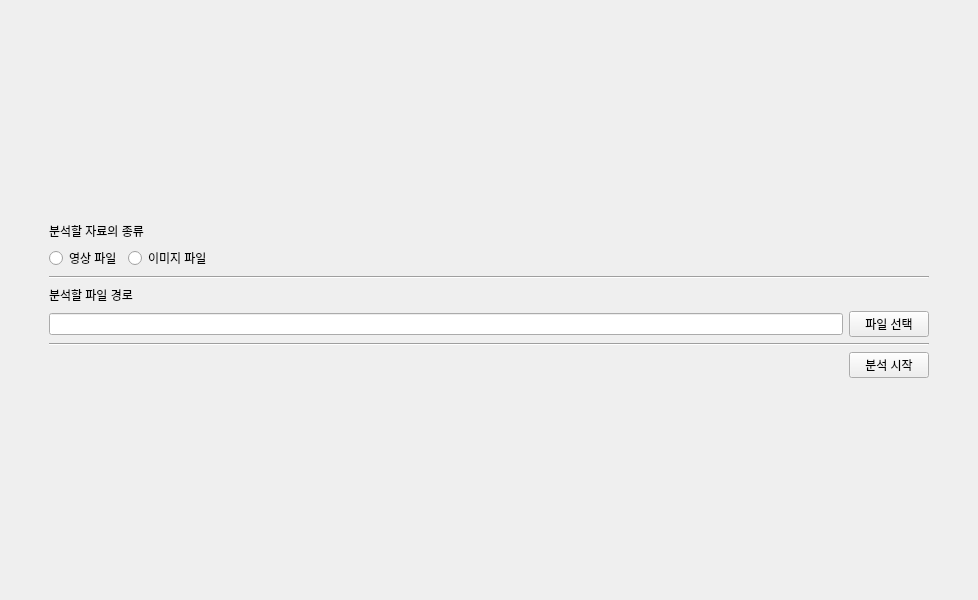
<?xml version="1.0" encoding="UTF-8"?>
<ui version="4.0">
 <class>MainWindow</class>
 <widget class="QMainWindow" name="MainWindow">
  <property name="geometry">
   <rect>
    <x>0</x>
    <y>0</y>
    <width>978</width>
    <height>600</height>
   </rect>
  </property>
  <property name="windowTitle">
   <string>Scout</string>
  </property>
  <widget class="QWidget" name="centralwidget">
   <layout class="QGridLayout" name="gridLayout_2">
    <item row="4" column="1">
     <layout class="QHBoxLayout" name="horizontalLayout">
      <item>
       <widget class="QRadioButton" name="analysisType_Video">
        <property name="text">
         <string>영상 파일</string>
        </property>
       </widget>
      </item>
      <item>
       <widget class="QRadioButton" name="analysisType_Image">
        <property name="text">
         <string>이미지 파일</string>
        </property>
       </widget>
      </item>
      <item>
       <spacer name="horizontalSpacer">
        <property name="orientation">
         <enum>Qt::Horizontal</enum>
        </property>
        <property name="sizeHint" stdset="0">
         <size>
          <width>40</width>
          <height>20</height>
         </size>
        </property>
       </spacer>
      </item>
     </layout>
    </item>
    <item row="11" column="1">
     <layout class="QHBoxLayout" name="horizontalLayout_2">
      <item>
       <widget class="QLineEdit" name="fileNameEdit"/>
      </item>
      <item>
       <widget class="QPushButton" name="openFileBtn">
        <property name="text">
         <string>파일 선택</string>
        </property>
       </widget>
      </item>
     </layout>
    </item>
    <item row="2" column="1">
     <widget class="QLabel" name="label">
      <property name="text">
       <string>분석할 자료의 종류</string>
      </property>
     </widget>
    </item>
    <item row="15" column="1">
     <spacer name="verticalSpacer">
      <property name="orientation">
       <enum>Qt::Vertical</enum>
      </property>
      <property name="sizeType">
       <enum>QSizePolicy::Expanding</enum>
      </property>
      <property name="sizeHint" stdset="0">
       <size>
        <width>20</width>
        <height>40</height>
       </size>
      </property>
     </spacer>
    </item>
    <item row="9" column="1">
     <widget class="Line" name="line">
      <property name="orientation">
       <enum>Qt::Horizontal</enum>
      </property>
     </widget>
    </item>
    <item row="10" column="0">
     <spacer name="horizontalSpacer_2">
      <property name="orientation">
       <enum>Qt::Horizontal</enum>
      </property>
      <property name="sizeType">
       <enum>QSizePolicy::Preferred</enum>
      </property>
      <property name="sizeHint" stdset="0">
       <size>
        <width>40</width>
        <height>20</height>
       </size>
      </property>
     </spacer>
    </item>
    <item row="10" column="1">
     <widget class="QLabel" name="label_2">
      <property name="text">
       <string>분석할 파일 경로</string>
      </property>
     </widget>
    </item>
    <item row="12" column="1">
     <widget class="Line" name="line_2">
      <property name="orientation">
       <enum>Qt::Horizontal</enum>
      </property>
     </widget>
    </item>
    <item row="10" column="2">
     <spacer name="horizontalSpacer_3">
      <property name="orientation">
       <enum>Qt::Horizontal</enum>
      </property>
      <property name="sizeType">
       <enum>QSizePolicy::Preferred</enum>
      </property>
      <property name="sizeHint" stdset="0">
       <size>
        <width>40</width>
        <height>20</height>
       </size>
      </property>
     </spacer>
    </item>
    <item row="0" column="1">
     <spacer name="verticalSpacer_2">
      <property name="orientation">
       <enum>Qt::Vertical</enum>
      </property>
      <property name="sizeType">
       <enum>QSizePolicy::Expanding</enum>
      </property>
      <property name="sizeHint" stdset="0">
       <size>
        <width>20</width>
        <height>40</height>
       </size>
      </property>
     </spacer>
    </item>
    <item row="13" column="1">
     <layout class="QHBoxLayout" name="horizontalLayout_3">
      <item>
       <spacer name="horizontalSpacer_4">
        <property name="orientation">
         <enum>Qt::Horizontal</enum>
        </property>
        <property name="sizeHint" stdset="0">
         <size>
          <width>40</width>
          <height>20</height>
         </size>
        </property>
       </spacer>
      </item>
      <item>
       <widget class="QPushButton" name="runAnalysisBtn">
        <property name="sizePolicy">
         <sizepolicy hsizetype="Fixed" vsizetype="Fixed">
          <horstretch>0</horstretch>
          <verstretch>0</verstretch>
         </sizepolicy>
        </property>
        <property name="text">
         <string>분석 시작</string>
        </property>
       </widget>
      </item>
     </layout>
    </item>
   </layout>
  </widget>
 </widget>
 <resources/>
 <connections/>
</ui>
